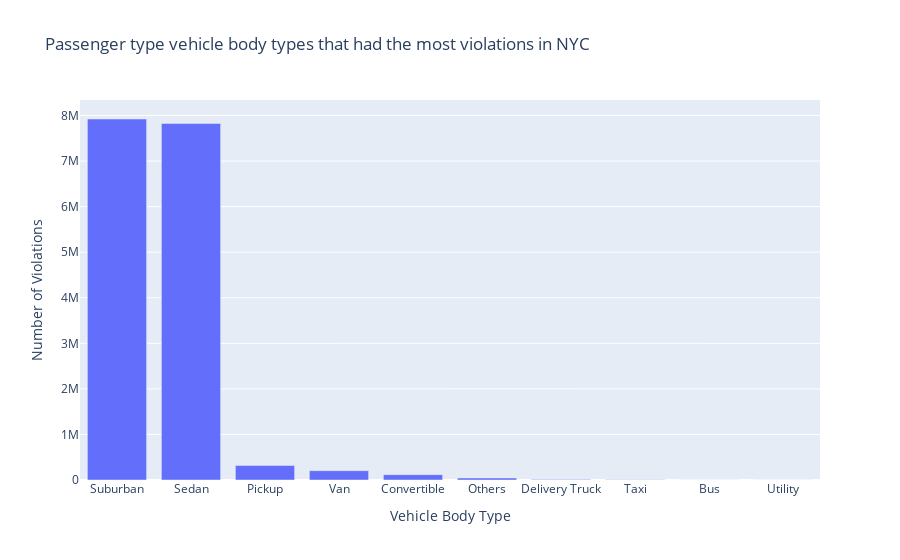

This figure's notebook cell:
### Code cell
fig = px.bar(nyc_vehicle_type_pas, x="vehicle_body_type", y="plate_id", labels={
                     "vehicle_body_type" : "Vehicle Body Type",
                     "plate_id" : "Number of Violations"
             }, title="Passenger type vehicle body types that had the most violations in NYC")
fig.show()

### Figure 1 — Plotly figure (JSON) as saved in the notebook; plotly's stock layout.template omitted (floating-point values rounded to 4 significant figures)
{"data": [{"alignmentgroup": "True", "hovertemplate": "Vehicle Body Type=%{x}<br>Number of Violations=%{y}<extra></extra>", "legendgroup": "", "marker": {"color": "#636efa", "pattern": {"shape": ""}}, "name": "", "offsetgroup": "", "orientation": "v", "showlegend": false, "textposition": "auto", "type": "bar", "x": ["Suburban", "Sedan", "Pickup", "Van", "Convertible", "Others", "Delivery Truck", "Taxi", "Bus", "Utility"], "xaxis": "x", "y": [7922836, 7825178, 318884, 204670, 116890, 43837, 8461, 2805, 2718, 1561], "yaxis": "y"}], "layout": {"barmode": "relative", "legend": {"tracegroupgap": 0}, "title": {"text": "Passenger type vehicle body types that had the most violations in NYC"}, "xaxis": {"anchor": "y", "domain": [0, 1], "title": {"text": "Vehicle Body Type"}}, "yaxis": {"anchor": "x", "domain": [0, 1], "title": {"text": "Number of Violations"}}}}
